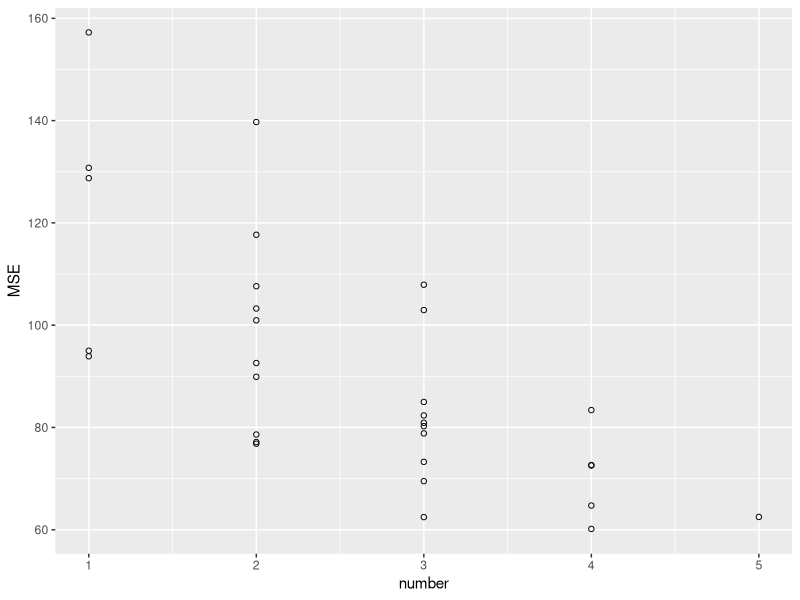

R code for this plot:

#linear regression
mylin=function(X,Y, Xpred){
  X1=cbind(1,X)
  beta=solve(t(X1)%*%X1)%*%t(X1)%*%Y
  Xpred1=cbind(1,Xpred)
 #MISSING: check formulas for linear regression and compute beta
  Res=Xpred1%*%beta
  return(Res)
}

myCV=function(X,Y,Nfolds){
  n=length(Y)
  p=ncol(X)
  set.seed(12345)
  ind=sample(n,n)
  X1=X[ind,]
  Y1=Y[ind]
  sF=floor(n/Nfolds)
  MSE=numeric(2^p-1)
  Nfeat=numeric(2^p-1)
  Features=list()
  curr=0
  
  #we assume 5 features.
  
  for (f1 in 0:1)
    for (f2 in 0:1)
      for(f3 in 0:1)
        for(f4 in 0:1)
          for(f5 in 0:1){
            model= c(f1,f2,f3,f4,f5)
            if (sum(model)==0) next()
            SSE=0
            
            for (k in 1:Nfolds){
              #MISSING: compute which indices should belong to current fold
              current_feat=which(model==1)
			  #MISSING: implement cross-validation for model with features in "model" and iteration i.
              #train_X=X1[((k-1)*9+1):(k*9),]
              #train_X_Pred=train_X[,-current_feat]
              #train_Y=Y1[((k-1)*9+1):(k*9)]
              #return(mylin(train_X,train_Y,train_X_Pred))
              begin_pos=(k-1)*9+1
              if(k==Nfolds){
                end_pos=length(Y1)
              }else{
                end_pos=k*9
              }
              #test_X=X1[((k-1)*9+1):(k*9),-current_feat]
              test_X=X1[begin_pos:end_pos,current_feat]
              #train_X=X1[-((k-1)*9+1):-(k*9),-current_feat]
              train_X=X1[-begin_pos:-end_pos,current_feat]
              #train_Y=Y1[-((k-1)*9+1):-(k*9)]
              train_Y=Y1[-begin_pos:-end_pos]
              
              Ypred=mylin(train_X,train_Y,test_X)
                            
			  #MISSING: Get the predicted values for fold 'k', Ypred, and the original values for folf 'k', Yp.

              #Yp=Y1[((k-1)*9+1):(k*9)]
              Yp=Y1[begin_pos:end_pos]
              SSE=SSE+sum((Ypred-Yp)^2)
            }
            curr=curr+1
            MSE[curr]=SSE/n
            Nfeat[curr]=sum(model)
            Features[[curr]]=model
          }
  #MISSING: plot MSE against number of features
  library(ggplot2)
  #df<-data.frame(,y=MSE)
  df<-data.frame(number=c(),MSE=c())
  for(i in 1:length(Features)){
    tmp=data.frame(number=sum(Features[[i]]),MSE=MSE[i])
    df=rbind(df,tmp)
  }
  plot1<-ggplot(df,aes(x=number,y=MSE))+geom_point(shape=21)
  return(plot1)
  i=which.min(MSE)
  return(list(CV=MSE[i], Features=Features[[i]]))
}

myCV(as.matrix(swiss[,2:6]), swiss[[1]], 5)
